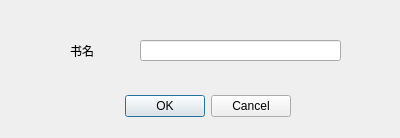
<?xml version="1.0" encoding="UTF-8"?>
<ui version="4.0">
 <class>borrowBook</class>
 <widget class="QDialog" name="borrowBook">
  <property name="geometry">
   <rect>
    <x>0</x>
    <y>0</y>
    <width>400</width>
    <height>138</height>
   </rect>
  </property>
  <property name="windowTitle">
   <string>Book</string>
  </property>
  <widget class="QDialogButtonBox" name="buttonBox">
   <property name="geometry">
    <rect>
     <x>90</x>
     <y>90</y>
     <width>201</width>
     <height>32</height>
    </rect>
   </property>
   <property name="orientation">
    <enum>Qt::Horizontal</enum>
   </property>
   <property name="standardButtons">
    <set>QDialogButtonBox::Cancel|QDialogButtonBox::Ok</set>
   </property>
  </widget>
  <widget class="QLineEdit" name="bookName">
   <property name="geometry">
    <rect>
     <x>140</x>
     <y>40</y>
     <width>201</width>
     <height>21</height>
    </rect>
   </property>
  </widget>
  <widget class="QLabel" name="label">
   <property name="geometry">
    <rect>
     <x>70</x>
     <y>40</y>
     <width>41</width>
     <height>21</height>
    </rect>
   </property>
   <property name="text">
    <string>书名</string>
   </property>
  </widget>
 </widget>
 <resources/>
 <connections>
  <connection>
   <sender>buttonBox</sender>
   <signal>accepted()</signal>
   <receiver>borrowBook</receiver>
   <slot>accept()</slot>
   <hints>
    <hint type="sourcelabel">
     <x>248</x>
     <y>254</y>
    </hint>
    <hint type="destinationlabel">
     <x>157</x>
     <y>274</y>
    </hint>
   </hints>
  </connection>
  <connection>
   <sender>buttonBox</sender>
   <signal>rejected()</signal>
   <receiver>borrowBook</receiver>
   <slot>reject()</slot>
   <hints>
    <hint type="sourcelabel">
     <x>316</x>
     <y>260</y>
    </hint>
    <hint type="destinationlabel">
     <x>286</x>
     <y>274</y>
    </hint>
   </hints>
  </connection>
 </connections>
</ui>
